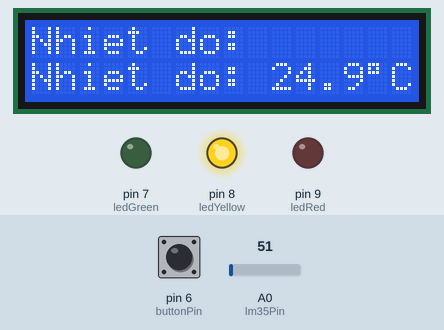
Bench run of a sketch on a simulated Arduino Uno, built with avr-gcc and run on an emulated ATmega328P. Parts: 16×2 character LCD, output pins drawn as LEDs (lit = HIGH). The inputs (shaded band) are chosen by the test bench; at power-on: pin 6 (buttonPin) HIGH, A0 (lm35Pin) = 51.

Above: at 1.2 s.
1.3 s: pin 6 (buttonPin) pulled LOW for 0.6 s
At 2.6 s:
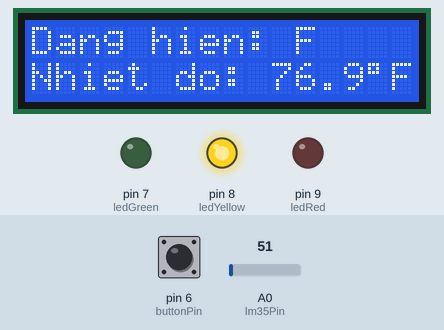
3.5 s: pin 6 (buttonPin) pulled LOW for 1 s
At 4.6 s:
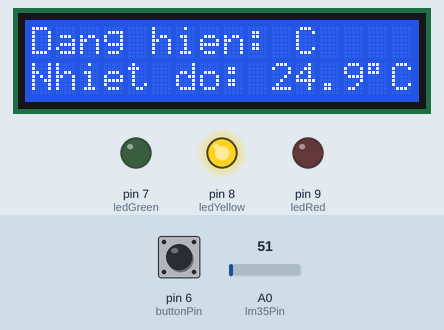
6.0 s: A0 (lm35Pin) set to 69
At 6.5 s:
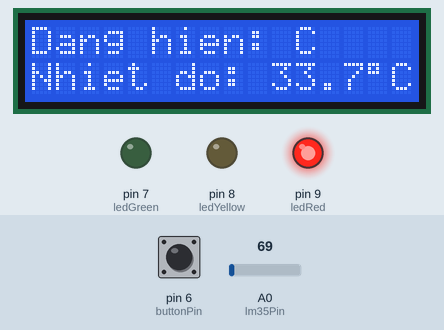
7.6 s: A0 (lm35Pin) set to 30
At 8.0 s:
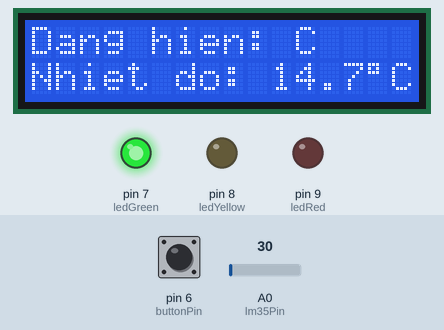
9.1 s: pin 6 (buttonPin) pulled LOW for 0.6 s
At 9.5 s:
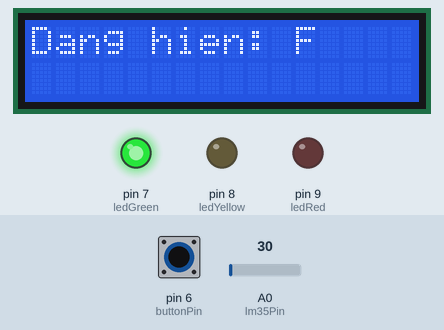
11.2 s: A0 (lm35Pin) set to 39
At 13.1 s:
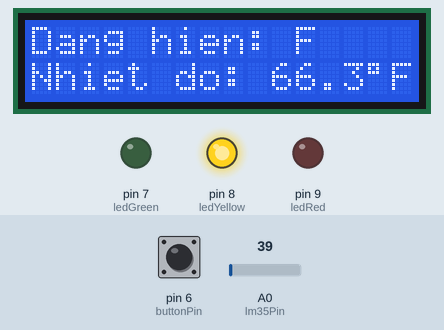
Timing chart, 0 to 14.1 s (numbered marks = the images above; inputs shaded):
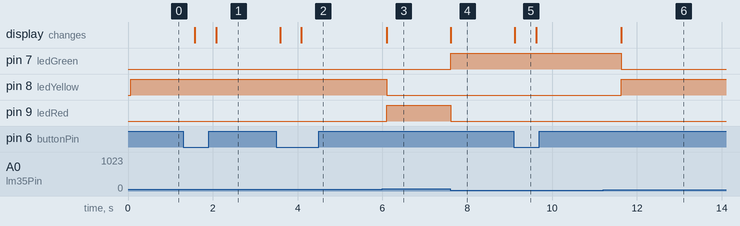

Measured:
- the behaviour switches between 61 and 62 on A0 (lm35Pin) (found by bisection; images 2 and 3)
- the behaviour switches between 34 and 35 on A0 (lm35Pin) (found by bisection; images 5 and 6)
- after the input at 1.3 s, the display: first changes after 0.28 s (image 1 shows a later state)
- after the input at 3.5 s, the display: first changes after 0.09 s (image 2 shows a later state)
- after the input at 6.0 s, pin 8 (ledYellow): HIGH → LOW after 0.10 s; pin 9 (ledRed): LOW → HIGH after 0.10 s; the display: changes after 0.10 s (image 3)
- after the input at 7.6 s, pin 7 (ledGreen): LOW → HIGH at once; pin 9 (ledRed): HIGH → LOW at once; the display: changes at once (image 4)
- after the input at 9.1 s, the display: changes at once (image 5)
- after the input at 11.2 s, pin 7 (ledGreen): HIGH → LOW after 0.43 s; pin 8 (ledYellow): LOW → HIGH after 0.43 s; the display: changes after 0.43 s (image 6)

The sketch:

code_bt10.ino
```cpp
#include <LiquidCrystal.h>

// Khởi tạo LCD: RS, E, D4, D5, D6, D7
LiquidCrystal lcd(12, 11, 5, 4, 3, 2);

const int lm35Pin = A0;
const int buttonPin = 6;
const int ledGreen = 7;
const int ledYellow = 8;
const int ledRed = 9;

bool showCelsius = true;
int lastButtonState = HIGH;

void setup() {
  pinMode(buttonPin, INPUT_PULLUP);
  pinMode(ledGreen, OUTPUT);
  pinMode(ledYellow, OUTPUT);
  pinMode(ledRed, OUTPUT);

  lcd.begin(16, 2);
  lcd.print("Nhiet do:");
}

void loop() {
  // Đọc nút nhấn để chuyển chế độ hiển thị
  int buttonState = digitalRead(buttonPin);
  if (buttonState == LOW && lastButtonState == HIGH) {
    showCelsius = !showCelsius;
    lcd.clear();
    lcd.print(showCelsius ? "Dang hien: C" : "Dang hien: F");
    delay(500);
  }
  lastButtonState = buttonState;

  // Đọc nhiệt độ từ LM35
  int analogValue = analogRead(lm35Pin);
  float voltage = analogValue * (5.0 / 1023.0);
  float tempC = voltage * 100.0;
  float tempF = tempC * 1.8 + 32;

  // Hiển thị nhiệt độ
  lcd.setCursor(0, 1);
  if (showCelsius) {
    lcd.print("Nhiet do: ");
    lcd.print(tempC, 1);
    lcd.print((char)223);
    lcd.print("C ");
  } else {
    lcd.print("Nhiet do: ");
    lcd.print(tempF, 1);
    lcd.print((char)223);
    lcd.print("F ");
  }

  // Điều khiển đèn LED theo nhiệt độ °C
  digitalWrite(ledGreen, tempC < 17 ? HIGH : LOW);
  digitalWrite(ledYellow, (tempC >= 17 && tempC <= 30) ? HIGH : LOW);
  digitalWrite(ledRed, tempC > 30 ? HIGH : LOW);

  delay(500);
}
```
